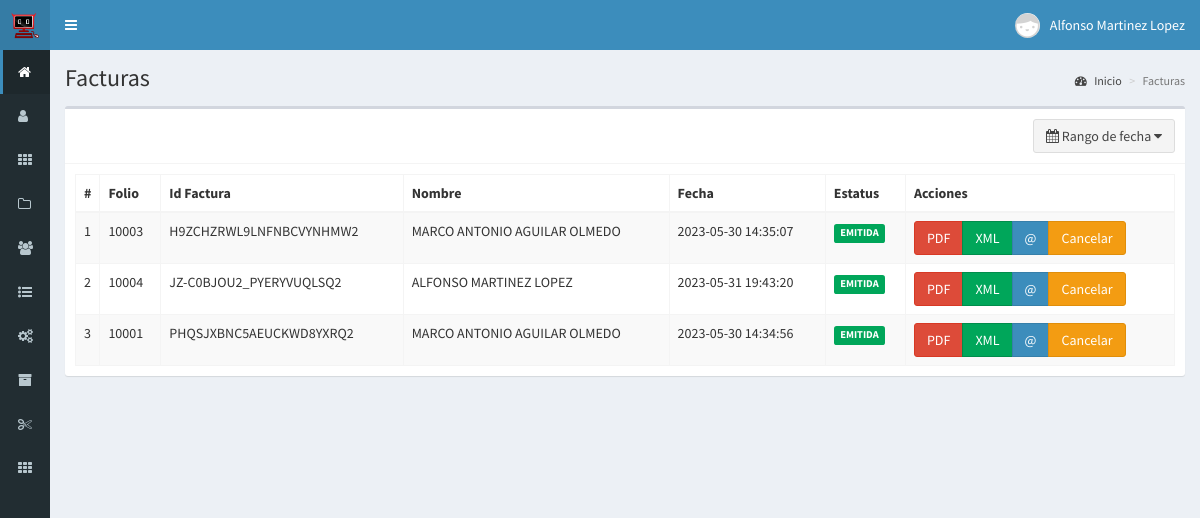
The page /facturacion (signed in) on the database its author committed.
### tables this page shows
CREATE TABLE `respuesta_facturacion` (
  `id` int(11) NOT NULL AUTO_INCREMENT,
  `respuesta` varchar(255) DEFAULT NULL,
  `fecha` timestamp NULL DEFAULT NULL ON UPDATE CURRENT_TIMESTAMP,
  `estatus` char(255) DEFAULT NULL,
  `folio` varchar(255) DEFAULT NULL,
  PRIMARY KEY (`id`)
);

CREATE TABLE `clientes` (
  `id` int(11) NOT NULL AUTO_INCREMENT,
  `nombre` text NOT NULL,
  `frecuente` int(11) NOT NULL COMMENT '1 = Cliente frecuente 2 = No frecuente',
  `email` text NOT NULL,
  `telefono` text NOT NULL,
  `compras` int(11) NOT NULL,
  `ultima_compra` datetime NOT NULL,
  `fecha` timestamp NOT NULL DEFAULT CURRENT_TIMESTAMP ON UPDATE CURRENT_TIMESTAMP,
  PRIMARY KEY (`id`)
);

### controladores/plantilla.controlador.php (called while the page is built)
<?php
class ControladorPlantilla{
	static public function ctrPlantilla(){
		include "vistas/plantilla.php";
	}
}

### index.php (called while the page is built, shortened)
<?php
require_once "controladores/plantilla.controlador.php";
require_once "controladores/ventas.controlador.php";
require_once "controladores/facturacion.controlador.php";
require_once "controladores/catalogosSat.controlador.php";
require_once "modelos/ventas.modelo.php";
require_once "modelos/facturacion.modelo.php";
$plantilla = new ControladorPlantilla();
$plantilla -> ctrPlantilla();

### controladores/facturacion.controlador.php (called while the page is built, shortened)
<?php
class ControladorFacturacion{
	static public function ctrRangoFechasFacturas($fechaInicial, $fechaFinal)
	{
		$tabla = "respuesta_facturacion";
		$respuesta = ModeloFacturacion::mdlRangoFechasFacturas($tabla, $fechaInicial, $fechaFinal);
		return $respuesta;
	}
}

### modelos/conexion.php (called while the page is built)
<?php
class Conexion
{
    static public function conectar()
    {
        $link = new PDO("mysql:host=localhost;
                        dbname=bopos",
                        "root",
                        "");
        $link->exec("set names utf8");
        return $link;
    }
}

### modelos/facturacion.modelo.php (called while the page is built, shortened)
<?php
require_once "conexion.php";
class ModeloFacturacion
{
	static public function mdlRangoFechasFacturas($tabla, $fechaInicial, $fechaFinal)
	{
		if ($fechaInicial == null) {
			$stmt = Conexion::conectar()->prepare("SELECT * FROM $tabla ORDER BY id ASC");
			$stmt->execute();
			return $stmt->fetchAll();
		} else if ($fechaInicial == $fechaFinal) {
			$stmt = Conexion::conectar()->prepare("SELECT * FROM $tabla WHERE fecha like '%$fechaFinal%'");
			$stmt->bindParam(":fecha", $fechaFinal, PDO::PARAM_STR);
			$stmt->execute();
			return $stmt->fetchAll();
		}
	}
}

### controladores/ventas.controlador.php (called while the page is built, shortened)
<?php
class ControladorVentas
{
	static public function ctrMostrarVentas($item, $valor)
	{
		$tabla = "ventas";
		$respuesta = ModeloVentas::mdlMostrarVentas($tabla, $item, $valor);
		return $respuesta;
	}
	static public function ctrMostrarClientes($item, $valor)
	{
		$tabla = "clientes";
		$respuesta = ModeloVentas::mdlMostrarClientes($tabla, $item, $valor);
		return $respuesta;
	}
}

### modelos/ventas.modelo.php (called while the page is built, shortened)
<?php
require_once "conexion.php";
class ModeloVentas
{
	static public function mdlMostrarVentas($tabla, $item, $valor)
	{
		if ($item != null) {
			$stmt = Conexion::conectar()->prepare("SELECT * FROM $tabla WHERE $item = :$item ORDER BY id ASC");
			$stmt->bindParam(":" . $item, $valor, PDO::PARAM_STR);
			$stmt->execute();
			return $stmt->fetch();
		} else {
			$stmt = Conexion::conectar()->prepare("SELECT * FROM $tabla ORDER BY id ASC");
			$stmt->execute();
			return $stmt->fetchAll();
		}
	}
	static public function mdlMostrarClientes($tabla, $item, $valor)
	{
		if ($item != null) {
			$stmt = Conexion::conectar()->prepare("SELECT * FROM $tabla WHERE $item = :$item");
			$stmt->bindParam(":" . $item, $valor, PDO::PARAM_STR);
			$stmt->execute();
			return $stmt->fetch();
		} else {
			$stmt = Conexion::conectar()->prepare("SELECT * FROM $tabla");
			$stmt->execute();
			return $stmt->fetchAll();
		}
	}
}

### vistas/modulos/facturacion.php (the view, shortened to what this page needs)
<div class="content-wrapper">
    <section class="content-header">
        <h1>
            Facturas
        </h1>
        <ol class="breadcrumb">
            <li><a href="inicio"><i class="fa fa-dashboard"></i> Inicio</a></li>
            <li class="active">Facturas</li>
        </ol>
    </section>
    <section class="content">
        <div class="box">
            <div class="box-header with-border">
                <button type="button" class="btn btn-default pull-right" id="daterangeFact-btn">
                    <span>
                        <i class="fa fa-calendar"></i>
                        <?php
                        if (isset($_GET["fechaInicial"])) {
                            echo $_GET["fechaInicial"] . " - " . $_GET["fechaFinal"];
                        } else {
                            echo 'Rango de fecha';
                        }
                        ?>
                    </span>
                    <i class="fa fa-caret-down"></i>
                </button>
            </div>
            <div class="box-body">
                <table class="table table-bordered table-striped dt-responsive tablas" width="100%">
                    <thead>
                        <tr>
                            <th style="width:10px">#</th>
                            <th>Folio</th>
                            <th>Id Factura</th>
                            <th>Nombre</th>
                            <th>Fecha</th>
                            <th>Estatus</th>
                            <th>Acciones</th>
                        </tr>
                    </thead>
                    <tbody>
                        <?php
                        if (isset($_GET["fechaInicial"])) {
                            $fechaInicial = $_GET["fechaInicial"];
                            $fechaFinal = $_GET["fechaFinal"];
                        } else {
                            $fechaInicial = null;
                            $fechaFinal = null;
                        }
                        $facturas = ControladorFacturacion::ctrRangoFechasFacturas($fechaInicial, $fechaFinal);
                        foreach ($facturas as $key => $value) {
                            echo ' <tr>
                    <td>' . ($key + 1) . '</td>
                    <td class="text-uppercase">' . $value["folio"] . '</td>
                    <td class="text-uppercase">' . $value["respuesta"] . '</td>';
                            $Itemfolio = "codigo";
                            $valorFolio = $value["folio"];
                            $venta = ControladorVentas::ctrMostrarVentas($Itemfolio, $valorFolio);
                            $idCliente = $venta["id_cliente"];
                            $itemCliente = "id";
                            $cliente = ControladorVentas::ctrMostrarClientes($itemCliente, $idCliente);
                            echo '<td class="text-uppercase">' . $cliente["nombre"] . '</td>
                    <td class="text-uppercase">' . $value["fecha"] . '</td>';
                            if ($value["estatus"] == 1) {
                                echo '<td class="text-uppercase"><small class="label bg-green">Emitida</small></td>';
                            } else {
                                echo '<td class="text-uppercase"><small class="label bg-red">Cancelada</small></td>';
                            }
                            echo '<td>
                      <div class="btn-group">
                        <button class="btn btn-danger btnPdfFactura" data-toggle="modal" idFactura ="' . $value["respuesta"] . '">PDF</button>
                        <button class="btn btn-success btnXmlFactura" data-toggle="modal" idFacturaXml ="' . $value["respuesta"] . '">XML</button>
                        <button class="btn btn-primary btnEmailFactura" data-toggle="modal" email ="' . $cliente["email"] . '" idFacturaEmail ="' . $value["respuesta"] . '">@</button>';
                            if ($_SESSION["perfil"] == "Administrador") {
                                echo '<button class="btn btn-warning btnCancelarFactura" data-toggle="modal" data-target="#modalCancelarFactura" idFactura="' . $value["respuesta"] . '">Cancelar</button>';
                            }
                            echo '</div>
                    </td>
                  </tr>';
                        }
                        ?>
                    </tbody>
                </table>
            </div>
        </div>
    </section>
</div>

### rows shown on the page
respuesta_facturacion: folio "10003", respuesta "H9ZCHZRWL9LNFNBCVYNHMW2", clientes.nombre "MARCO ANTONIO AGUILAR OLMEDO", fecha "2023-05-30 14:35:07", estatus "EMITIDA"
respuesta_facturacion: folio "10004", respuesta "JZ-C0BJOU2_PYERYVUQLSQ2", clientes.nombre "ALFONSO MARTINEZ LOPEZ", fecha "2023-05-31 19:43:20", estatus "EMITIDA"
respuesta_facturacion: folio "10001", respuesta "PHQSJXBNC5AEUCKWD8YXRQ2", clientes.nombre "MARCO ANTONIO AGUILAR OLMEDO", fecha "2023-05-30 14:34:56", estatus "EMITIDA"

### other values the page prints
$_SESSION["nombre"] "Alfonso Martinez Lopez"
